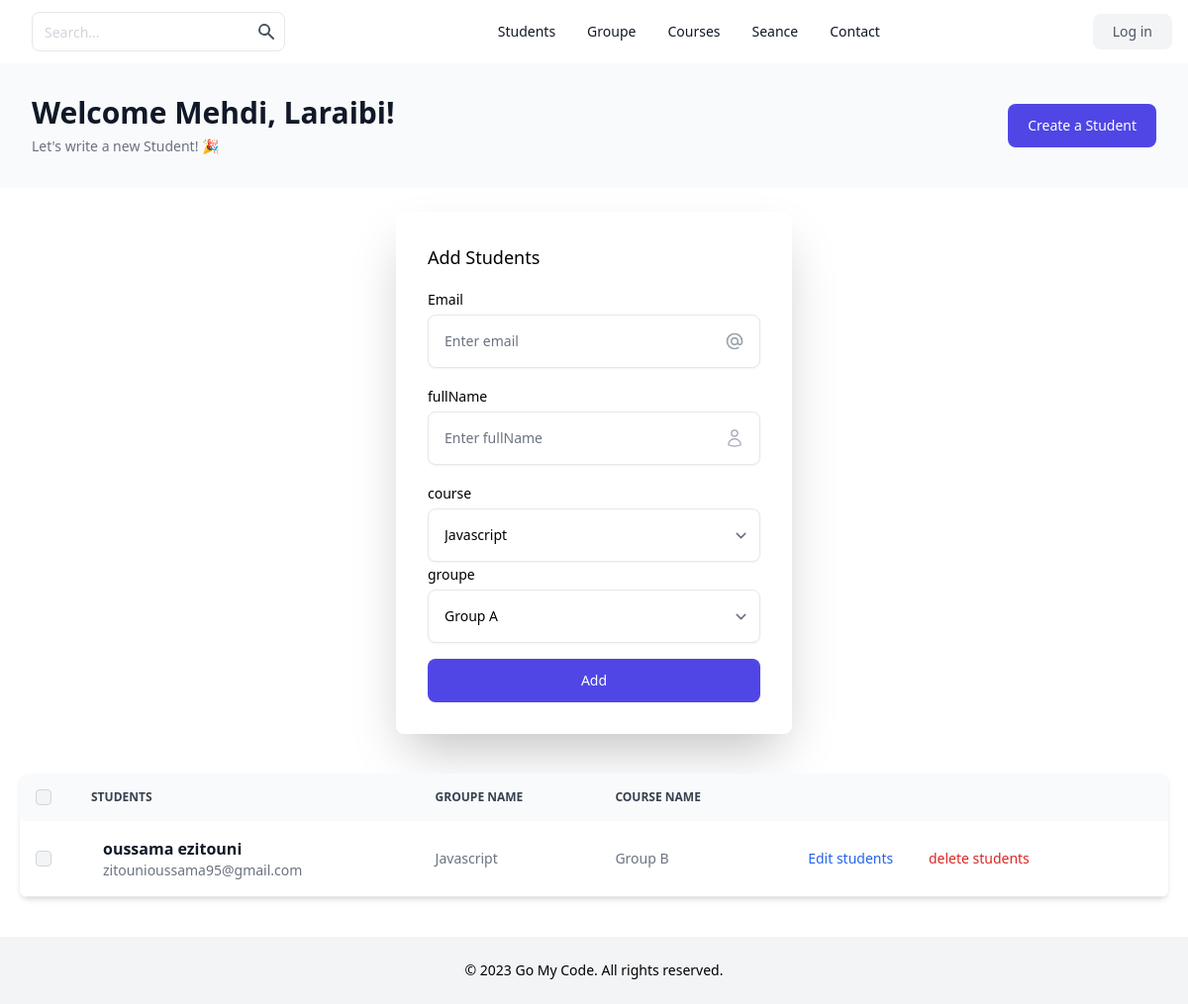
The page /students/index.php on the database as committed earlier.
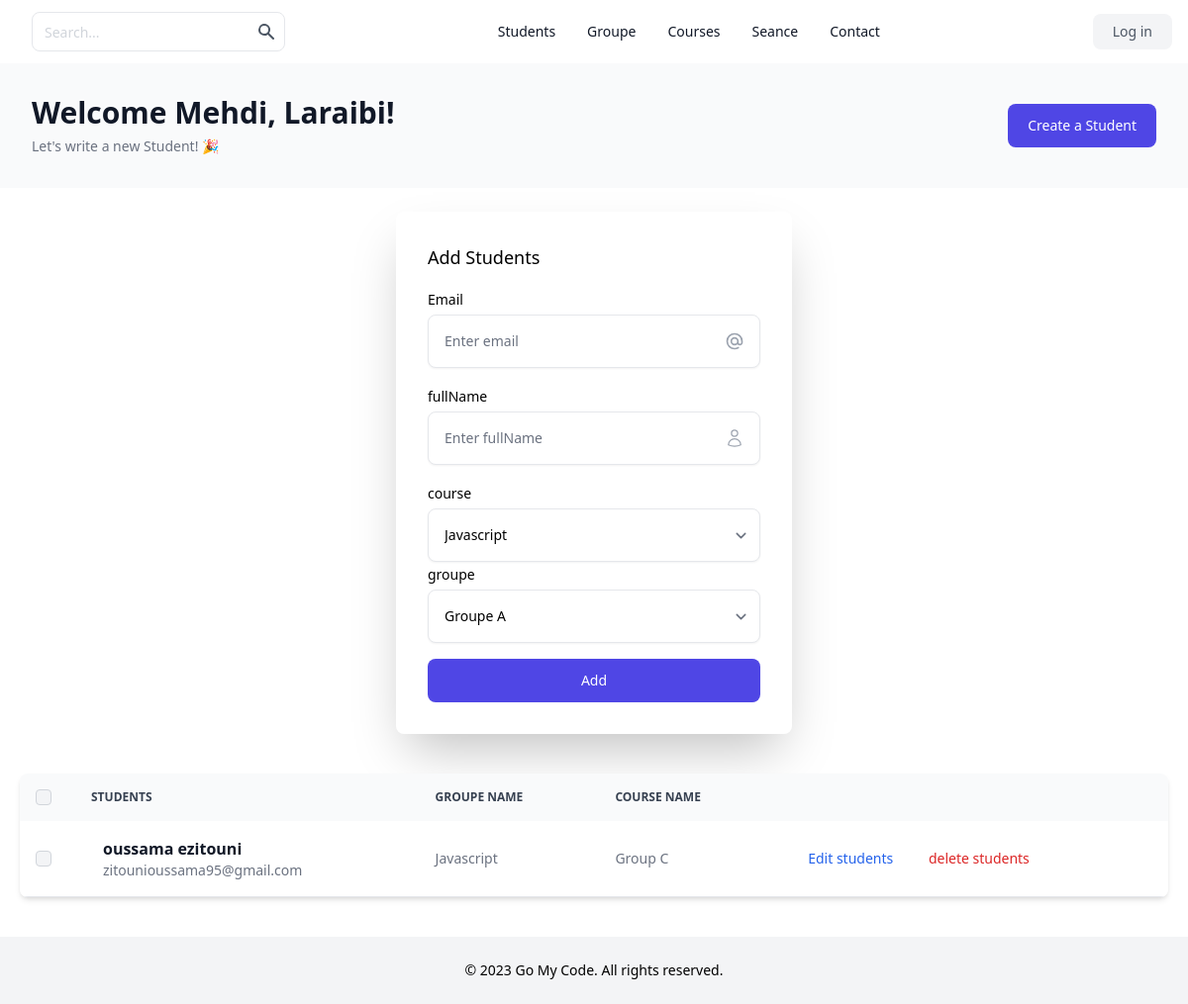
The same page on the database as committed later.
### tables this page shows
CREATE TABLE `students` (
  `id` int(11) NOT NULL AUTO_INCREMENT,
  `fullname` varchar(255) NOT NULL,
  `email` varchar(255) NOT NULL,
  `id_course` int(11) NOT NULL,
  `id_groupe` int(11) NOT NULL,
  PRIMARY KEY (`id`),
  KEY `fk_course_id` (`id_course`),
  KEY `fk_groupe_id` (`id_groupe`),
  CONSTRAINT `fk_course_id` FOREIGN KEY (`id_course`) REFERENCES `courses` (`id`) ON DELETE CASCADE ON UPDATE CASCADE,
  CONSTRAINT `fk_groupe_id` FOREIGN KEY (`id_groupe`) REFERENCES `groupes` (`id`) ON DELETE CASCADE ON UPDATE CASCADE
);

CREATE TABLE `groupes` (
  `id` int(11) NOT NULL AUTO_INCREMENT,
  `name` varchar(255) NOT NULL,
  PRIMARY KEY (`id`)
);

CREATE TABLE `courses` (
  `id` int(11) NOT NULL AUTO_INCREMENT,
  `course_name` varchar(255) NOT NULL,
  `id_user` int(11) NOT NULL,
  `course_image_path` varchar(255) NOT NULL,
  PRIMARY KEY (`id`),
  KEY `id_user` (`id_user`),
  CONSTRAINT `courses_ibfk_1` FOREIGN KEY (`id_user`) REFERENCES `users` (`id`)
);

### students/index.php (the view, shortened to what the changed rows need)
<?php
require_once('../inc/header.php');
require_once('create.php');
?>
<div aria-label="Page Header" class="bg-gray-50">
  <div class="mx-auto max-w-screen-xl px-4 py-6 sm:py-8 sm:px-6 lg:px-8">
    <div class="sm:flex sm:items-center sm:justify-between">
      <div class="text-center sm:text-left">
        <h1 class="text-2xl font-bold text-gray-900 sm:text-3xl">
          Welcome Mehdi, Laraibi!
        </h1>
      </div>
    </div>
  </div>
</div>
<div class="flex justify-center">
  <form method="POST" action="create.php" class="mt-6 mb-0 space-y-4 rounded-lg p-8 w-[400px] md:shadow-2xl xl:shadow-2xl">
    <div>
      <div class="relative mt-1">
        <select class="w-full rounded-lg border-gray-200 p-4 pr-12 text-sm shadow-sm" name="id_groupe" id="id_groupe">
          <?php
          $stmt = $conn->prepare('select * from groupes ');
          $stmt->execute();
          $groupes = $stmt->fetchAll();
          foreach ($groupes as $key => $value) {
          ?>
            <option value="<?= $value['id'] ?>"><?= $value['name'] ?></option>
          <?php } ?>
        </select>
      </div>
    </div>
  </form>
</div>
<div class="relative overflow-x-auto shadow-md sm:rounded-lg mt-10 mx-5">
  <table class="w-full text-sm text-left text-gray-500 dark:text-gray-400">
    <thead class="text-xs text-gray-700 uppercase bg-gray-50 dark:bg-gray-700 dark:text-gray-400">
      <tr>
        <th scope="col" class="p-4">
          <div class="flex items-center">
            <input id="checkbox-all-search" type="checkbox" class="w-4 h-4 text-blue-600 bg-gray-100 border-gray-300 rounded focus:ring-blue-500 dark:focus:ring-blue-600 dark:ring-offset-gray-800 dark:focus:ring-offset-gray-800 focus:ring-2 dark:bg-gray-700 dark:border-gray-600" />
          </div>
        </th>
        <th scope="col" class="px-6 py-3">Students</th>
        <th scope="col" class="px-6 py-3">Groupe name</th>
        <th scope="col" class="px-6 py-3">Course name</th>
        <th scope="col" class="px-6 py-3"></th>
      </tr>
    </thead>
    <tbody>
      <?php
      $query = $conn->prepare('SELECT students.id, students.email, students.fullname, courses.course_name, groupes.name
      FROM students
      INNER JOIN courses ON students.id_course = courses.id
      INNER JOIN groupes ON students.id_groupe = groupes.id');
      $query->execute();
      $students = $query->fetchAll();
      foreach ($students as $key => $value) { ?>
        <tr class="bg-white border-b dark:bg-gray-800 dark:border-gray-700 hover:bg-gray-50 dark:hover:bg-gray-600">
          <td class="w-4 p-4">
            <div class="flex items-center">
              <input id="checkbox-table-search-1" type="checkbox" class="w-4 h-4 text-blue-600 bg-gray-100 border-gray-300 rounded focus:ring-blue-500 dark:focus:ring-blue-600 dark:ring-offset-gray-800 dark:focus:ring-offset-gray-800 focus:ring-2 dark:bg-gray-700 dark:border-gray-600" />
            </div>
          </td>
          <th scope="row" class="flex items-center px-6 py-4 text-gray-900 whitespace-nowrap dark:text-white">
            <div class="pl-3">
              <div class="text-base font-semibold"><?= $value['fullname']  ?></div>
              <div class="font-normal text-gray-500">
                <?= $value['email']  ?>
              </div>
            </div>
          </th>
          <td class="px-6 py-4"> <?= $value['course_name']  ?></td>
          <td class="px-6 py-4"> <?= $value['name']  ?></td>
          <td class="px-6 py-4">
            <a href="update.php?id=<?= $value['id'] ?>" class="font-medium text-blue-600 dark:text-blue-500 hover:underline mx-4">Edit students</a>
            <a href="delete.php?id=<?= $value['id'] ?>" class="font-medium text-red-600 dark:text-blue-500 hover:underline mx-4">delete students</a>
          </td>
        </tr> <?php  } ?>
    </tbody>
  </table>
</div>
<?php require_once('../inc/footer.php') ?>

Rows that differ between the two databases and show on the page:
changed students "oussama ezitouni": id_groupe.name "Group B" → "Group C"
Other text that changed with them:
form field id_groupe: "Group A" → "Groupe A"
